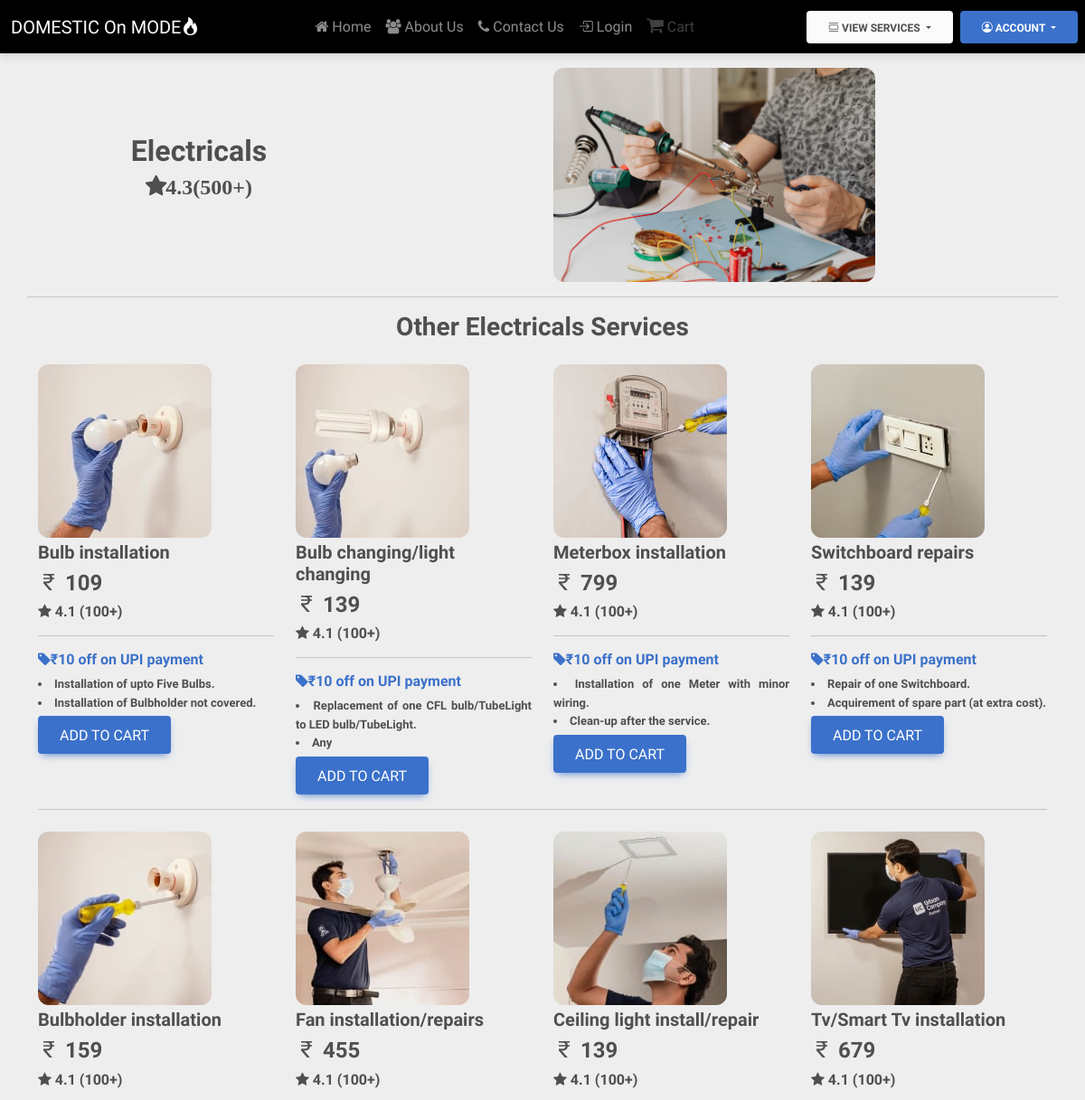
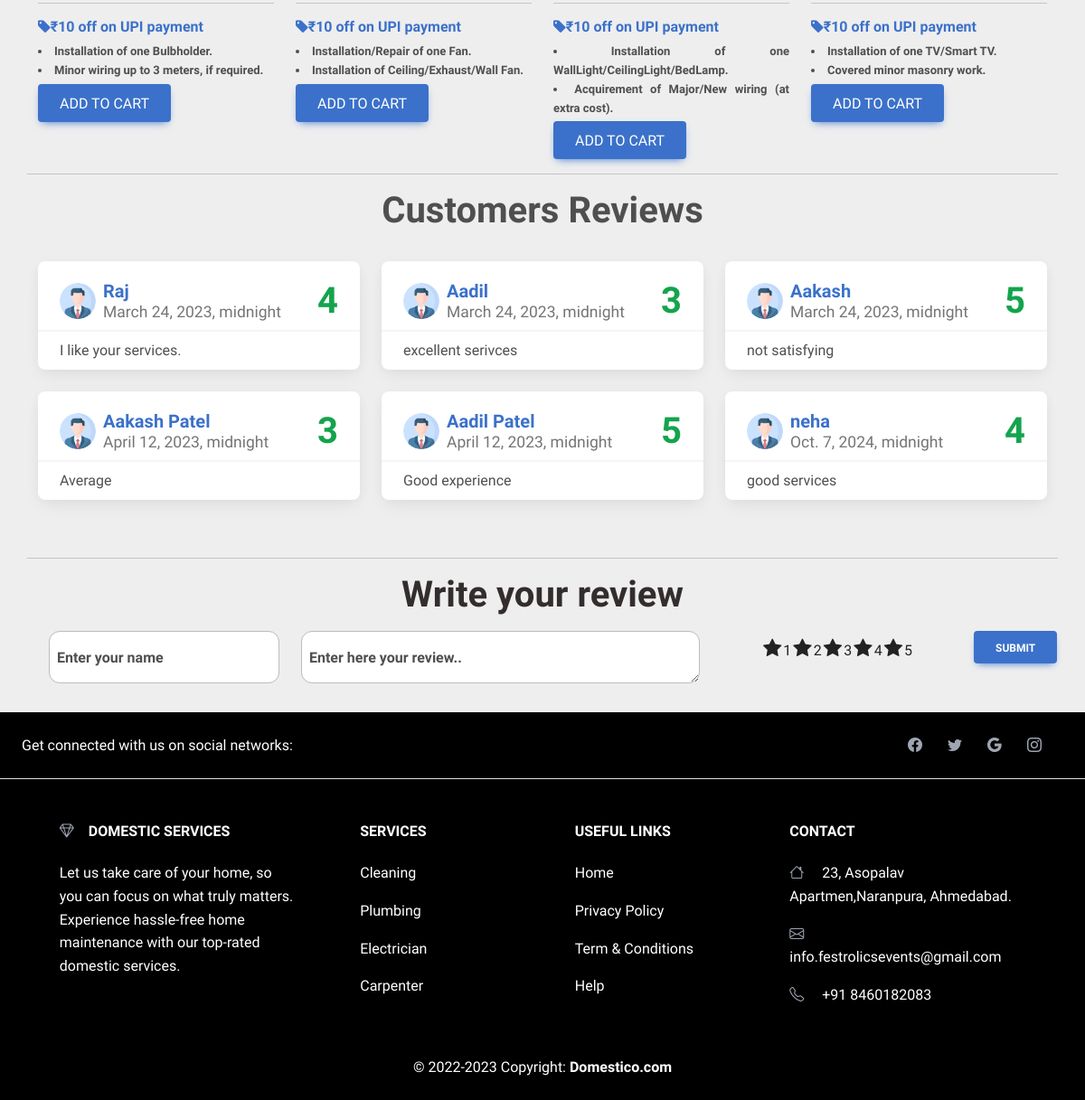
The app's page /electrics/ with its own data (2 pictures, top to bottom).
### Services/models.py (models this page shows, shortened)
class Electics(models.Model):
    sno = models.AutoField(primary_key=True)
    ServiceName = models.CharField(max_length=30)
    description1 = models.CharField(max_length=200)
    description2 = models.CharField(max_length=200)
    category = models.CharField(max_length=20)
    offer = models.CharField(max_length=50,default="")
    price = models.IntegerField(default=0)
    image = models.ImageField(upload_to='Services/images/electrics')

class Review(models.Model):
    sno=models.AutoField(primary_key=True)
    uname=models.CharField(max_length=30)
    comment=models.TextField()
    rating=models.IntegerField(default=1)
    dt = models.DateTimeField(default=timezone.now)

### Services/views.py (the view, shortened to what this page needs)
# urls.py: path('electrics/',sv.electrics,name="electrics"),
def electrics(request):
    electrics = Electics.objects.all()
    info=Review.objects.all()[:6]
    param = {'electrics':electrics,'info':info}
    return render(request, 'electrics.html',param)

### Home/templates/Home/electrics.html (shortened to what this page needs)
{% extends 'basic.html' %}
{% block body%}
    <div class="container mt-3">
        <div class="row text-center">
            <div class="col-lg-4 col-sm-4 col-md-8 align-self-center">
                <h2 class="fw-bolder">Electricals</h2>
                <p><span class="fa fa-star fw-bolder fs-4">4.3(500+)</span></p>
            </div>
            <div class="col-lg-4 col-sm-4 col-md-4 mx-auto">
                <img class="img-fluid hover-shadow rounded-6" width="450px" height="300px"
                    src="../static/electrician.jpg" alt="">
            </div>
        </div>
    </div>
    <hr class="container mt-3">
    <div class="container">
        <h3 class="text-center fw-bolder mb-3">Other Electricals Services</h3>
        <div class="row">
            {% for i in electrics|slice:"0:" %}
            <div class="col-lg-3 mt-2">
                <img src="/media/{{i.image}}" alt="" class="img-fluid hover-shadow rounded-6">
                <h5 class="mt-1 fw-bolder">{{i.ServiceName}}</h5>
                <h4 class="fw-bolder"><span class="bi bi-currency-rupee"></span> {{i.price}}</h4>
                <h6 class="fw-bolder"><span class="fa fa-star"></span> 4.1 (100+)</h6>
                <hr>
                <a href="#!">
                    <h6 class="fw-bolder"><span class="fa fa-tag"></span>{{i.offer}}</h6>
                </a>
                <li class="is-justified  fs-7">
                    {{i.description1}}
                </li>
                <li class="is-justified fs-7">
                    {{i.description2}}
                </li>
                <form action="{% url 'add_to_cart' cat=i.category sno=i.sno %}" method="POST">
                <button type="submit" id="Sr-{{i.sno}}" class="btn btn-primary fs-6 mt-1 cart">Add to cart</button>
                </form>
            </div>
            {% if forloop.counter|divisibleby:4 and forloop.counter > 0 and not forloop.last %}
        </div>
        <hr>
        <div class="row">
            {% endif %}
            {% endfor %}
        </div>
    </div>
    <hr class="container mt-3">
    <h4 class="fw-bolder text-center fs-1">Customers Reviews</h4>
    <div class="container py-4">
        <div class="ex1 row row-cols-1 row-cols-md-2 row-cols-xl-3 g-4 mb-4">
            {% for info in info %}
            <div class="col">
                <div class="card h-100 card-review">
                    <div class="card-header pb-0 d-flex flex-row justify-content-between align-items-center">
                        <div class="d-flex align-items-center">
                            <img class="rounded-circle me-2" src="../static/profile.png" />
                            <div class="d-flex flex-column justify-content-center align-items-start fs-5 lh-sm">
                                <b class="text-primary">{{ info.uname }}</b>
                                <small class="text-muted">{{ info.dt }}</small>
                            </div>
                        </div>
                        <span class="fs-1 my-0 fw-bolder text-success">{{info.rating}}</span>
                    </div>
                    <div class="card-body py-2">
                        <p class="card-text is-justified">{{ info.comment }}</p>
                    </div>
                </div>
            </div>
            {% endfor %}
        </div>
    </div>
    <hr class="container">
    <div class="container">
        <h4 class="fs-1 fw-bolder text-center text-dark">Write your review</h4>
        <div class="row mx-auto my-3">
            <div class="form-floating mb-3 col-lg-3">
                <input type="email" class="form-control rounded-6" id="floatingInput" placeholder="name@example.com">
                <label for="floatingInput" class="mx-2 fw-bolder">Enter your name</label>
            </div>
            <div class="form-floating col-lg-5">
                <textarea class="form-control rounded-6" placeholder="Leave a comment here"
                    id="floatingTextarea"></textarea>
                <label for="floatingTextarea" class="mx-2 fw-bolder">Enter here your review..</label>
            </div>
            <div class="col-lg-3">
                <div class="starrating risingstar d-flex justify-content-center align-items-center flex-row-reverse">
                    <input type="radio" id="star5" name="rating" value="5" /><label for="star5" title="5 star">5</label>
                    <input type="radio" id="star4" name="rating" value="4" /><label for="star4" title="4 star">4</label>
                    <input type="radio" id="star3" name="rating" value="3" /><label for="star3" title="3 star">3</label>
                    <input type="radio" id="star2" name="rating" value="2" /><label for="star2" title="2 star">2</label>
                    <input type="radio" id="star1" name="rating" value="1" /><label for="star1" title="1 star">1</label>
                </div>
            </div>
            <div class="col-lg-1">
                <button type="submit" class="btn btn-primary fw-bolder">Submit</button>
            </div>
        </div>
    </div>
{% endblock %}

### Home/static/utils.css (style rules this page uses)
.fs-7 { font-size: 13px; font-weight: bolder; }

### Home/static/style.css (style rules this page uses)
* { margin: 0; padding: 0; font-family: 'Titillium Web', sans-serif; box-sizing: border-box; }
.is-justified { text-align: justify; margin: 0 auto; max-width: 50em; }
.card-review img { width: 2.5rem; height: 2.5rem; }
.starrating>label:before { content: "\f005"; margin: 2px; font-size: 22px; font-family: FontAwesome; display: inline-block; }
.starrating>label { color: #222222; }

### records on screen
Electics: image (picture), ServiceName "Bulb installation", price "109", offer "₹10 off on UPI payment", description1 "Installation of upto Five Bulbs.", description2 "Installation of Bulbholder not covered."
Electics: image (picture), ServiceName "Bulb changing/light changing", price "139", offer "₹10 off on UPI payment", description1 "Replacement of one CFL bulb/TubeLight to LED bulb/TubeLight.", description2 "Any"
Electics: image (picture), ServiceName "Meterbox installation", price "799", offer "₹10 off on UPI payment", description1 "Installation of one Meter with minor wiring.", description2 "Clean-up after the service."
Electics: image (picture), ServiceName "Switchboard repairs", price "139", offer "₹10 off on UPI payment", description1 "Repair of one Switchboard.", description2 "Acquirement of spare part (at extra cost)."
Electics: image (picture), ServiceName "Bulbholder installation", price "159", offer "₹10 off on UPI payment", description1 "Installation of one Bulbholder.", description2 "Minor wiring up to 3 meters, if required."
Electics: image (picture), ServiceName "Fan installation/repairs", price "455", offer "₹10 off on UPI payment", description1 "Installation/Repair of one Fan.", description2 "Installation of Ceiling/Exhaust/Wall Fan."
Electics: image (picture), ServiceName "Ceiling light install/repair", price "139", offer "₹10 off on UPI payment", description1 "Installation of one WallLight/CeilingLight/BedLamp.", description2 "Acquirement of Major/New wiring (at extra cost)."
Electics: image (picture), ServiceName "Tv/Smart Tv installation", price "679", offer "₹10 off on UPI payment", description1 "Installation of one TV/Smart TV.", description2 "Covered minor masonry work."
Review: uname "Raj", dt "March 24, 2023, midnight", rating "4", comment "I like your services."
Review: uname "Aadil", dt "March 24, 2023, midnight", rating "3", comment "excellent serivces"
Review: uname "Aakash", dt "March 24, 2023, midnight", rating "5", comment "not satisfying"
Review: uname "Aakash Patel", dt "April 12, 2023, midnight", rating "3", comment "Average"
Review: uname "Aadil Patel", dt "April 12, 2023, midnight", rating "5", comment "Good experience"
Review: uname "neha", dt "Oct. 7, 2024, midnight", rating "4", comment "good services"
